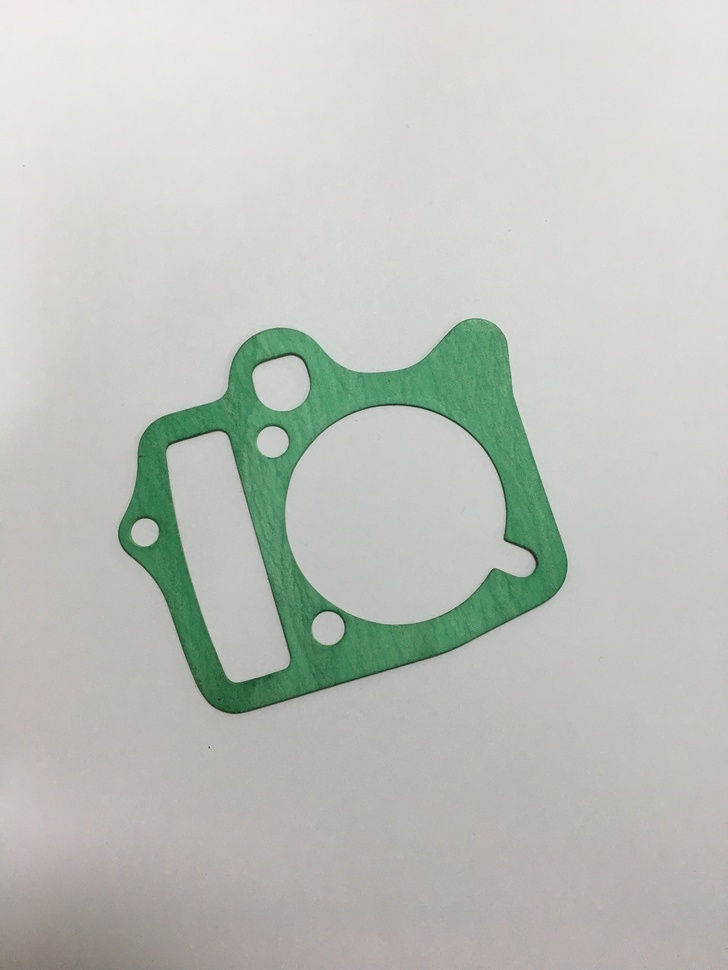
#> input picture opencv/pysource-back/error.JPG, 728 x 970 px, shrunk from 1000 x 1333 before the run
$ python tuts10.py
#> lines starting #> are read from the running program, lines starting #| are printed output that depends on the picture; after the words box and inside, x2 and y2 are one past the last pixel; in counts of white or black regions, pixels touching at a corner belong together
import cv2
import numpy as np

img = cv2.imread("error.JPG", cv2.IMREAD_GRAYSCALE)
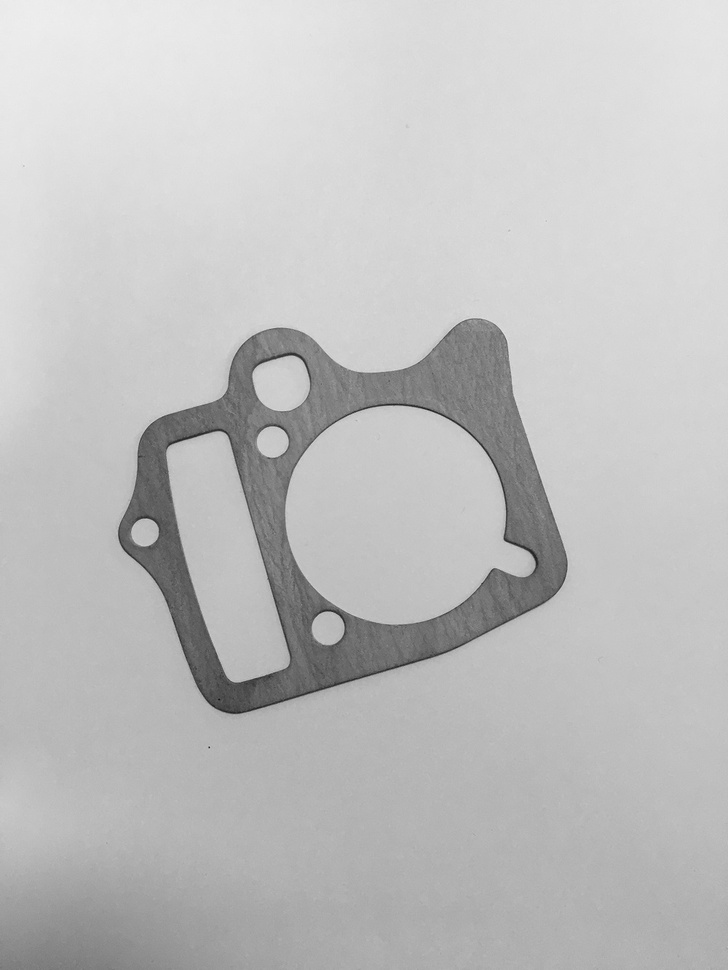
#> img: shape (970, 728); min 16, max 238, mean 191.6
_, threshold_binary = cv2.threshold(img, 128, 255, cv2.THRESH_BINARY)
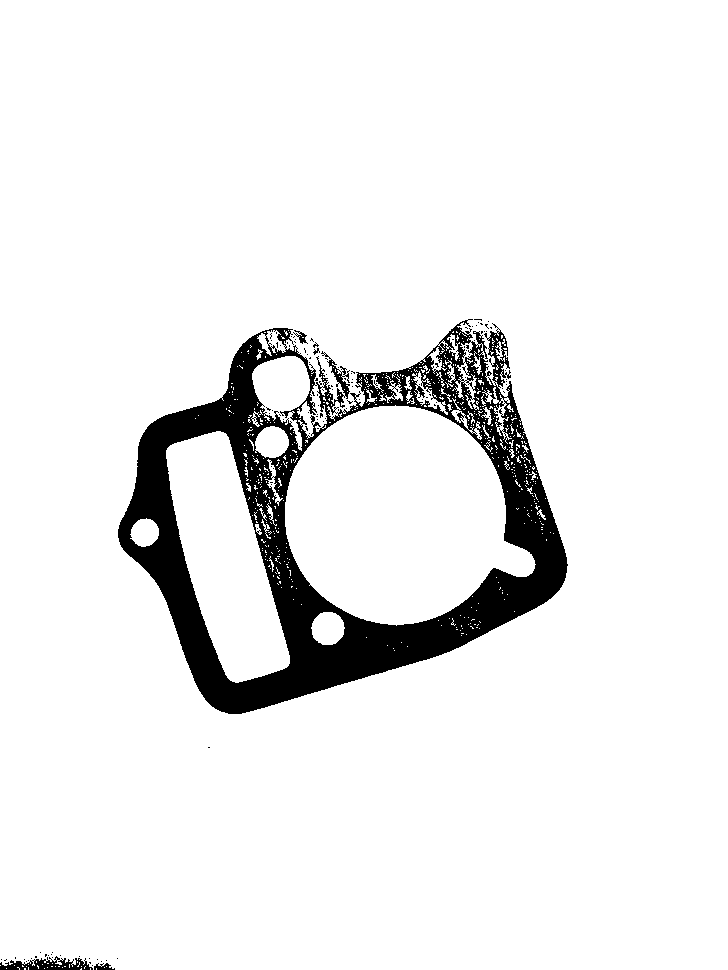
#> threshold_binary: shape (970, 728); 92.6% white; 124 black regions (119 under 20 px), largest, box (x1, y1, x2, y2) and area: (118, 319, 568, 714) 51282, (0, 956, 93, 970) 702, (94, 963, 115, 970) 89, (293, 330, 308, 344) 77, (313, 348, 320, 355) 22
_, threshold_binary_inv = cv2.threshold(img, 128, 255,  cv2.THRESH_BINARY_INV)
_, threshold_trunc = cv2.threshold(img, 128, 255, cv2.THRESH_TRUNC)
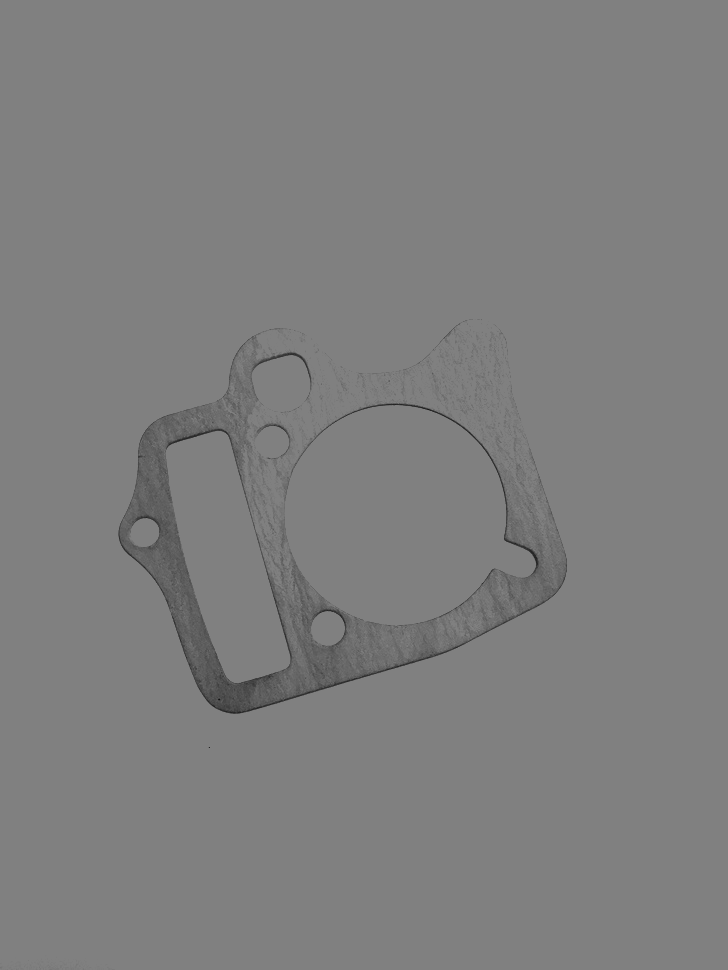
#> threshold_trunc: shape (970, 728); min 16, max 128, mean 126.4
_, threshold_to_zero = cv2.threshold(img, 12, 255, cv2.THRESH_TOZERO)

# cv2.imwrite("error_gray.png", img)
cv2.imshow("gray scale", img)
cv2.imshow("threshold binary", threshold_binary)
cv2.imshow("threshold trunc", threshold_trunc)
cv2.imshow("threshold to zero", threshold_to_zero)
cv2.waitKey(0)
cv2.destroyAllWindows()
